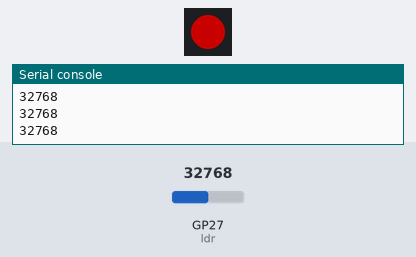
This program was run on a simulated Raspberry Pi Pico running MicroPython. On the bench: 1 RGB LEDs in strip order, left to right, the last lines printed to the serial console. The inputs (shaded band) are chosen by the test bench; at power-on: GP27 (ldr) = 32768 (analog values on the 0–65535 scale). Dim RGB values are drawn brighter than linear.

Above: at 0.75 s.
1.3 s: GP27 (ldr) set to 10944
4.3 s: GP27 (ldr) set to 8944
At 5.4 s:
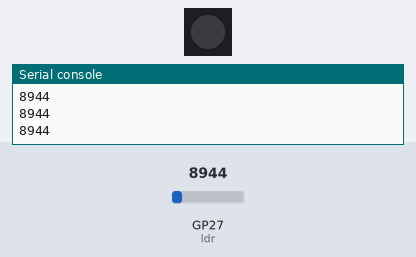
5.8 s: GP27 (ldr) set to 10655
At 6.26 s:
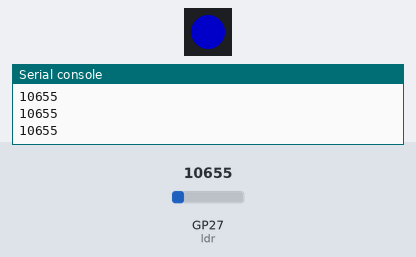
8.8 s: GP27 (ldr) set to 9345
At 10.0 s:
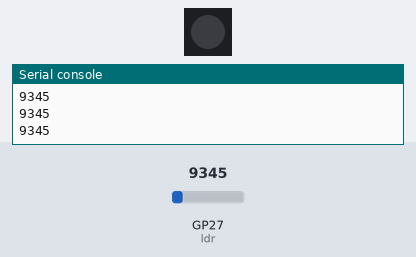
10.3 s: GP27 (ldr) set to 19660
At 10.45 s:
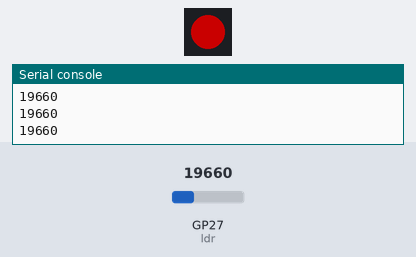
Timing chart, 0 to 14.3 s (numbered marks = the images above; inputs shaded):
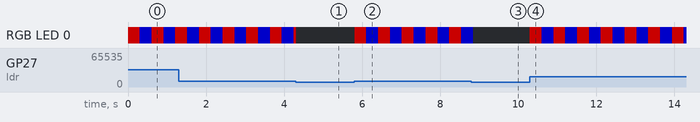

The program:

autonomous_lighting_01.py
```python
import time
from machine import Pin, ADC
from picobricks import  WS2812
#define the library

ldr = ADC(Pin(27))
ws = WS2812(6, brightness=0.4)
#define the input and output pins

#define colors
RED = (255, 0, 0)
GREEN = (0, 255, 0)
BLUE = (0, 0, 255)

COLORS = (RED, GREEN, BLUE)
#RGB color Code

while True:#while loop
    print(ldr.read_u16()) #print the value of the LDR sensor to the screen.

    if(ldr.read_u16()>10000):#let's check the ldr sensor
        for color in COLORS:

            #turn on the LDR
            ws.pixels_fill(color)
            ws.pixels_show()

    else:
        ws.pixels_fill((0,0,0))  #turn off the RGB
        ws.pixels_show()
```

Measured:
- the behaviour switches between 10016 and 10000 on GP27 (ldr) (found by bisection; images 0 and 1)
- after the input at 5.8 s, RGB LED 0: alternates RGB(102, 0, 0) for 0.30 s and RGB(0, 0, 102) for 0.30 s, starting at once
- after the input at 10.3 s, RGB LED 0: alternates RGB(102, 0, 0) for 0.30 s and RGB(0, 0, 102) for 0.30 s, starting at once
